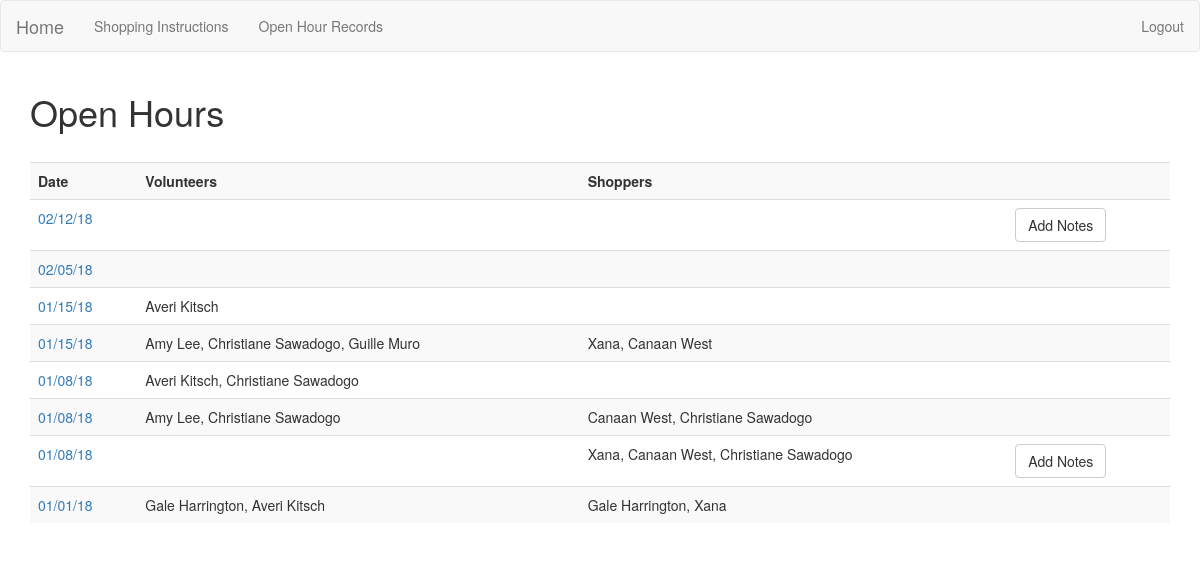
The app's page /openhours/ (signed in), older data.
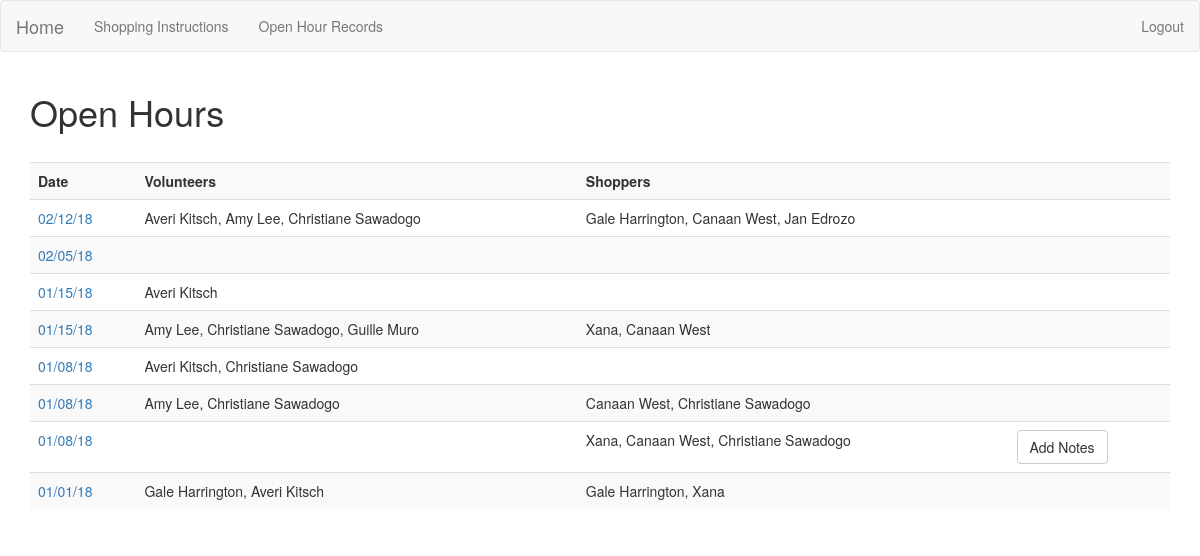
The same page, newer data.
### app/models.py (models this page shows, shortened)
class Openhour(db.Model):
    id = db.Column(db.Integer(), primary_key=True)
    date = db.Column(db.DateTime(), unique=True)
    posted = db.Column(db.Boolean)
    volunteers = db.relationship('Volunteer', secondary=openhour_volunteers, backref='openhourvols', lazy='dynamic')
    shoppers = db.relationship('Volunteer', secondary=openhour_shoppers, backref='openhourshoppers', lazy='dynamic' )
    notes = db.relationship('Note', backref='openhournotes', lazy=True)

class Volunteer(db.Model):
    id = db.Column(db.Integer(), primary_key=True)
    name = db.Column(db.String(100), unique=True)
    role = db.Column(db.String(50))
    email = db.Column(db.String(255), nullable=False)
    active = db.Column(db.Boolean)
    openhours = db.relationship('Openhour', secondary=openhour_volunteers, backref='ohvolunteers', lazy='subquery')
    openhour_shoppers = db.relationship('Openhour', secondary=openhour_shoppers, backref='ohshoppers', lazy='subquery')
    notes = db.relationship('Note', backref='openhour', lazy=True)

### app/openhours/views.py (the view)
@openhours_blueprint.route('/')
@user_logged_in
def index():
    openhours = Openhour.query.order_by(Openhour.date.desc()).all()
    next_month = calendar.month_name[(datetime.datetime.now() + relativedelta(months=+1)).month]
    if openhours:
        return render_template('openhours.html', openhours=openhours, next_month=next_month)
    else:
        msg = 'No Open Hours Found'
        return render_template('openhours.html', msg=msg, next_month=next_month)

### app/login_helpers.py (called while the page is built)
def user_logged_in(f):
    @wraps(f)
    def wrap(*args, **kwargs):
        if 'user' in session:
            return f(*args, **kwargs)
        else:
            flash('Please log in to see this page', 'danger')
            return redirect(url_for('user_login'))
    return wrap

### app/openhours/templates/openhours.html (shortened to what this page needs)
{% extends 'layout.html' %}
{% block body %}
  <div class="header-inline">
    <h1>Open Hours</h1>
  </div>
  <table class="table table-striped">
    <tr>
      <th>Date</th>
      <th>Volunteers</th>
      <th>Shoppers</th>
      <th></th>
    </tr>
    {% for openhour in openhours %}
      <tr>
        <td><a href="{{openhour.id}}">{{ openhour.date.strftime('%m/%d/%y') }}</a></td>
        <td>
          {% for volunteer in openhour.volunteers %}
            <span> {{volunteer.name}}{{ "," if not loop.last }}</span>
          {% endfor %}
        </td>
        <td>
          {% for shopper in openhour.shoppers %}
            <span>{{shopper.name}}{{ "," if not loop.last }}</span>
          {% endfor %}
        </td>
        {% if not openhour.notes %}
          <td><a class="btn btn-default" href="{{ url_for('openhours.new_notes', id=openhour.id)}}">Add Notes</a></td>
        {% else %}
          <td></td>
        {% endif %}
    </tr>
  {% endfor %}
  </table>
{% endblock %}

### app/templates/layout.html (shortened to what this page needs)
<!DOCTYPE html>
<html>
  <head>
    <link rel="stylesheet" href="https://maxcdn.bootstrapcdn.com/bootstrap/3.3.7/css/bootstrap.min.css"/>
    <link rel="stylesheet" href="{{ url_for('static', filename='css/style.css') }}">
  </head>
  <body>
    {% include 'includes/_navbar.html' %}
    <div class="container">
      {% block body %}{% endblock %}
    </div>
  </body>
</html>

### app/templates/includes/_navbar.html (shortened to what this page needs)
<nav class="navbar navbar-default">
  <div>
    <div class="navbar-header">
      {% if session.user %}
        <a class="navbar-brand" href="{{url_for('index')}}">Home</a>
      {% else %}
        <a class="navbar-brand" href="/">Home</a>
      {% endif %}
    </div>
    <div class="collapse navbar-collapse" id="myNavbar">
      <ul class="nav navbar-nav">
        {% if session.user %}
          {% if session.user == 'admin' %}
            <li class="dropdown">
              <a class="dropdown-toggle" data-toggle="dropdown" href="#">Open Hours <span class="caret"></span></a>
              <ul class="dropdown-menu">
                <li><a href="/openhours/new">Add Open Hour</a></li>
                <li><a href="/openhours">View Open Hours</a></li>
              </ul>
            </li>
            <li class="dropdown">
              <a class="dropdown-toggle" data-toggle="dropdown" href="#">Volunteers <span class="caret"></span></a>
              <ul class="dropdown-menu">
                <li><a href="/volunteers/new">Add Volunteer</a></li>
                <li><a href="/volunteers">View Volunteers</a></li>
              </ul>
            </li>
            <li><a href="{{url_for('users.edit_user')}}">Login Info</a></li>
          {% else %}
            <li><a href="https://docs.google.com/document/d/17S1J38XKbvkRQOvcZAKYqpKLYm06IPEtpzHZ89bEA9o/edit?ts=5a428d41">Shopping Instructions</a></li>
            <li><a class="nav navbar-nav" href="{{url_for('openhours.index')}}">Open Hour Records</a></li>
          {% endif %}
        {% endif %}
      </ul>
      <ul class="nav navbar-nav navbar-right">
        {% if session.user %}
          <li><a href="/logout">Logout</a></li>
        {% else %}
          <li><a href="/users/login">Login</a></li>
        {% endif %}
      </ul>
    </div>
  </div>
</nav>

### app/static/css/style.css (style rules this page uses)
.header-inline { width: 100%; display: inline-block; padding-bottom: 20px; }

Row changes from the older to the newer data that the page shows:
changed Openhour (number 1 of 8 on the later page): gains Volunteer (name "Jan Edrozo"); gains Volunteer (name "Averi Kitsch", last ","); gains Volunteer (name "Amy Lee", last ","); gains Volunteer (name "Christiane Sawadogo", last ","); gains Volunteer (name "Gale Harrington", last ","); gains Volunteer (name "Canaan West", last ","); no longer shows "Add Notes"
